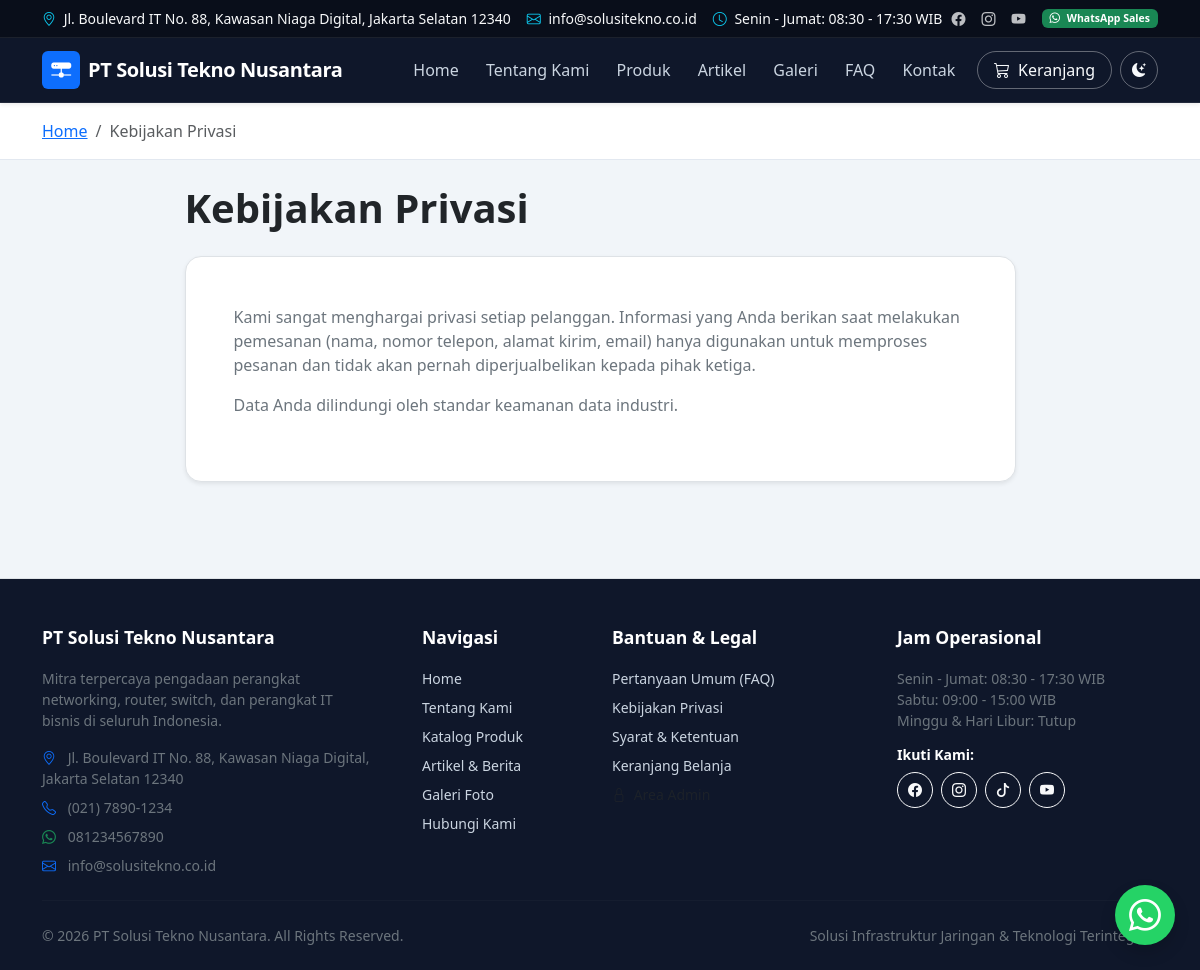
The app's page /kebijakan-privasi with its own data.
### tables this page shows
CREATE TABLE `pages` (
  `id` INT UNSIGNED AUTO_INCREMENT PRIMARY KEY,
  `slug` VARCHAR(100) NOT NULL UNIQUE,
  `title` VARCHAR(200) NOT NULL,
  `content` LONGTEXT NULL,
  `meta_title` VARCHAR(255) NULL,
  `meta_description` TEXT NULL,
  `created_at` DATETIME NOT NULL DEFAULT CURRENT_TIMESTAMP,
  `updated_at` DATETIME NOT NULL DEFAULT CURRENT_TIMESTAMP ON UPDATE CURRENT_TIMESTAMP,
  INDEX `idx_page_slug` (`slug`)
);

### app/controllers/PageController.php (called while the page is built, shortened)
<?php
class PageController extends BaseController
{
    public function privacy(): void
    {
        $page = Page::findBySlug('kebijakan-privasi');
        $this->renderView('pages/privacy', [
            'title' => $page['title'] ?? 'Kebijakan Privasi',
            'page' => $page,
        ]);
    }
}

### public/index.php (called while the page is built, shortened)
<?php
spl_autoload_register(function (string $class) {
    $prefixes = [
        'App\\' => dirname(__DIR__) . '/app/',
        'Routes\\' => dirname(__DIR__) . '/routes/',
    ];
    foreach ($prefixes as $prefix => $baseDir) {
        $len = strlen($prefix);
        if (strncmp($prefix, $class, $len) !== 0) {
            continue;
        }
        $relativeClass = substr($class, $len);
        $file = $baseDir . str_replace('\\', '/', $relativeClass) . '.php';
        if (file_exists($file)) {
            return;
        }
        $parts = explode('\\', $relativeClass);
        $className = array_pop($parts);
        $subDir = !empty($parts) ? strtolower(implode('/', $parts)) . '/' : '';
        $fileLowerDir = $baseDir . $subDir . $className . '.php';
        if (file_exists($fileLowerDir)) {
            return;
        }
    }
});
require_once dirname(__DIR__) . '/app/helpers/Env.php';
require_once dirname(__DIR__) . '/app/helpers/Sanitizer.php';
require_once dirname(__DIR__) . '/app/helpers/UrlHelper.php';
require_once dirname(__DIR__) . '/app/helpers/functions.php';
$config = require dirname(__DIR__) . '/config/config.php';
\Routes\Router::dispatch();

### app/helpers/Env.php (called while the page is built, shortened)
<?php
class Env
{
    public static function get(string $key, mixed $default = null): mixed
    {
        if (isset($_ENV[$key])) {
            return $_ENV[$key];
        }
        return $default;
    }
}

### config/config.php (called while the page is built, shortened)
<?php
return [
    'app' => [
        'name' => Env::get('APP_NAME', 'Solusi Tekno Nusantara'),
        'version' => '1.0.0',
        'env' => Env::get('APP_ENV', 'production'),
        'debug' => (bool) Env::get('APP_DEBUG', false),
        'url' => rtrim((string) Env::get('APP_URL', 'http://localhost:8000'), '/'),
        'timezone' => 'Asia/Jakarta',
        'locale' => 'id_ID',
        'currency' => 'Rp',
    ],
    'paths' => [
        'root' => dirname(__DIR__),
        'app' => dirname(__DIR__) . '/app',
        'public' => dirname(__DIR__) . '/public',
        'uploads' => dirname(__DIR__) . '/public/uploads',
        'storage' => dirname(__DIR__) . '/storage',
        'logs' => dirname(__DIR__) . '/storage/logs',
        'views' => dirname(__DIR__) . '/app/views',
    ],
    'upload' => [
        'max_size_mb' => (int) Env::get('MAX_UPLOAD_SIZE_MB', 5),
        'allowed_extensions' => explode(',', (string) Env::get('ALLOWED_EXTENSIONS', 'jpg,jpeg,png,webp')),
        'allowed_mimes' => [
            'image/jpeg',
            'image/png',
            'image/webp',
        ],
    ],
    'session' => [
        'lifetime' => 7200,
        'cookie_httponly' => true,
        'cookie_samesite' => 'Lax',
    ],
];

### app/helpers/UrlHelper.php (called while the page is built, shortened)
<?php
class UrlHelper
{
    private static ?string $baseUrl = null;
    public static function getBaseUrl(): string
    {
        if (self::$baseUrl === null) {
            $config = require dirname(__DIR__, 2) . '/config/config.php';
            $configuredUrl = rtrim((string) ($config['app']['url'] ?? ''), '/');
            if (!empty($_SERVER['HTTP_HOST'])) {
                if (!empty($configuredUrl) && !str_contains($configuredUrl, 'localhost')) {
                    self::$baseUrl = $configuredUrl;
                } else {
                    $protocol = (!empty($_SERVER['HTTPS']) && $_SERVER['HTTPS'] !== 'off')
                        || (isset($_SERVER['HTTP_X_FORWARDED_PROTO']) && $_SERVER['HTTP_X_FORWARDED_PROTO'] === 'https')
                        ? 'https' : 'http';
                    self::$baseUrl = "{$protocol}://{$_SERVER['HTTP_HOST']}";
                }
            } else {
                self::$baseUrl = !empty($configuredUrl) ? $configuredUrl : 'http://localhost:8000';
            }
        }
        return self::$baseUrl;
    }
    public static function base(string $path = ''): string
    {
        $base = self::getBaseUrl();
        $path = ltrim($path, '/');
        return $path === '' ? $base : "{$base}/{$path}";
    }
}

### app/helpers/Database.php (called while the page is built, shortened)
<?php
class Database
{
    private static ?PDO $instance = null;
    public static function getConnection(): PDO
    {
        if (self::$instance === null) {
            $config = require dirname(__DIR__, 2) . '/config/database.php';
            $dbConfig = $config['connections'][$config['default']];
            $dsn = sprintf(
                '%s:host=%s;port=%d;dbname=%s;charset=%s',
                $dbConfig['driver'],
                $dbConfig['host'],
                $dbConfig['port'],
                $dbConfig['database'],
                $dbConfig['charset']
            );
            try {
                self::$instance = new PDO(
                    $dsn,
                    $dbConfig['username'],
                    $dbConfig['password'],
                    $dbConfig['options']
                );
            } catch (PDOException $e) {
                self::logError($e->getMessage());
                throw new RuntimeException('Koneksi database gagal. Silakan periksa konfigurasi .env atau database.sql.');
            }
        }
        return self::$instance;
    }
}

### app/models/BaseModel.php (called while the page is built, shortened)
<?php
abstract class BaseModel
{
    protected static function db(): PDO
    {
        return Database::getConnection();
    }
    public static function query(string $sql, array $params = []): PDOStatement
    {
        $stmt = self::db()->prepare($sql);
        $stmt->execute($params);
        return $stmt;
    }
    public static function fetch(string $sql, array $params = []): ?array
    {
        $stmt = self::query($sql, $params);
        $result = $stmt->fetch();
        return $result ?: null;
    }
}

### app/models/Page.php (called while the page is built, shortened)
<?php
class Page extends BaseModel
{
    public static function findBySlug(string $slug): ?array
    {
        return self::fetch("SELECT * FROM `pages` WHERE `slug` = :slug LIMIT 1", [':slug' => $slug]);
    }
}

### app/helpers/Sanitizer.php (called while the page is built, shortened)
<?php
class Sanitizer
{
    public static function e(?string $string): string
    {
        return htmlspecialchars((string) $string, ENT_QUOTES | ENT_SUBSTITUTE, 'UTF-8');
    }
}

### app/helpers/functions.php (called while the page is built, shortened)
<?php
if (!function_exists('e')) {
    function e(?string $string): string
    {
        return Sanitizer::e($string);
    }
}

### app/views/pages/privacy.php (the view, shortened to what this page needs)
<div class="bg-light py-3 border-bottom mb-4">
    <div class="container">
        <nav aria-label="breadcrumb">
            <ol class="breadcrumb mb-0 small">
                <li class="breadcrumb-item"><a href="<?= UrlHelper::base() ?>">Home</a></li>
                <li class="breadcrumb-item active" aria-current="page">Kebijakan Privasi</li>
            </ol>
        </nav>
    </div>
</div>
<div class="container pb-5">
    <div class="row justify-content-center">
        <div class="col-lg-9">
            <h1 class="fw-bold text-dark mb-4"><?= e($page['title'] ?? 'Kebijakan Privasi') ?></h1>
            <div class="card border rounded-4 p-4 p-lg-5 shadow-sm leading-relaxed text-secondary">
                <?= $page['content'] ?? '' ?>
            </div>
        </div>
    </div>
</div>

### routes/Router.php (shortened to what this page needs)
<?php
class Router
{
    private static array $routes = [];
    private static function addRoute(string $method, string $path, string $handler): void
    {
        $path = '/' . trim($path, '/');
        $pattern = preg_replace('/\{([a-zA-Z0-9_]+)\}/', '(?P<$1>[^/]+)', $path);
        $regex = '#^' . $pattern . '$#i';
        self::$routes[] = [
            'method' => strtoupper($method),
            'path' => $path,
            'regex' => $regex,
            'handler' => $handler,
        ];
    }
    public static function dispatch(): void
    {
        $requestMethod = $_SERVER['REQUEST_METHOD'] ?? 'GET';
        $requestUri = parse_url($_SERVER['REQUEST_URI'] ?? '/', PHP_URL_PATH);
        $config = require dirname(__DIR__) . '/config/config.php';
        $requestUri = '/' . trim($requestUri, '/');
        foreach (self::$routes as $route) {
            if ($route['method'] !== $requestMethod && $route['method'] !== 'ANY') {
                continue;
            }
            if (preg_match($route['regex'], $requestUri, $matches)) {
                $params = array_filter($matches, 'is_string', ARRAY_FILTER_USE_KEY);
                self::executeHandler($route['handler'], $params);
                return;
            }
        }
    }
    private static function executeHandler(string $handler, array $params): void
    {
        [$controllerName, $action] = explode('@', $handler);
        $controller = new $fullControllerClass();
        call_user_func_array([$controller, $action], $params);
    }
}

### public/assets/css/style.css (style rules this page uses)
:root, [data-bs-theme="light"] { --primary-color: #0d6efd; --primary-hover: #0b5ed7; --secondary-color: #198754; --dark-color: #1a202c; --light-bg: #f1f5f9; --card-border: #e2e8f0; --text-muted: #64748b; --wa-green: #25d366; --wa-hover: #1ebd5a; --font-base: 'Segoe UI', system-ui, -apple-system, Roboto, 'Helvetica Neue', Arial, sans-serif; --bs-body-bg: #f1f5f9; --bs-body-bg-rgb: 241, 245, 249; --bs-body-color: #1e293b; --bs-card-bg: #ffffff; }
body { font-family: var(--font-base); color: #1e293b; background-color: #f1f5f9; display: flex; flex-direction: column; min-height: 100vh; }
[data-bs-theme="light"] body { background-color: #f1f5f9; color: #1e293b; }
.card { background-color: #ffffff; border-color: #e2e8f0; }
.bg-light.border-bottom { background-color: #ffffff !important; border-color: #e2e8f0 !important; }

### records on screen
pages: title "Kebijakan Privasi", content "Kami sangat menghargai privasi setiap pelanggan. Informasi yang Anda berikan saat melakukan pemesanan (nama, nomor telepon, alamat kirim, email) hanya digunakan untuk memproses pesanan dan tidak akan pernah diperjualbelikan kepada pihak ketiga. Data Anda dilindungi oleh standar keamanan data industri."

### other values on screen
$settings['company_address'] "Jl. Boulevard IT No. 88, Kawasan Niaga Digital, Jakarta Selatan 12340"
$companyEmail "info@solusitekno.co.id"
explode("\n", $companyHours)[0] "Senin - Jumat: 08:30 - 17:30 WIB"
$companyName "PT Solusi Tekno Nusantara"
$footerText "Mitra terpercaya pengadaan perangkat networking, router, switch, dan perangkat IT bisnis di seluruh Indonesia."
$companyAddress "Jl. Boulevard IT No. 88, Kawasan Niaga Digital, Jakarta Selatan 12340"
$companyPhone "(021) 7890-1234"
$companyWa "081234567890"
$settings['company_hours'] "Senin - Jumat: 08:30 - 17:30 WIB Sabtu: 09:00 - 15:00 WIB Minggu & Hari Libur: Tutup"
$footerTagline "Solusi Infrastruktur Jaringan & Teknologi Terintegrasi"
